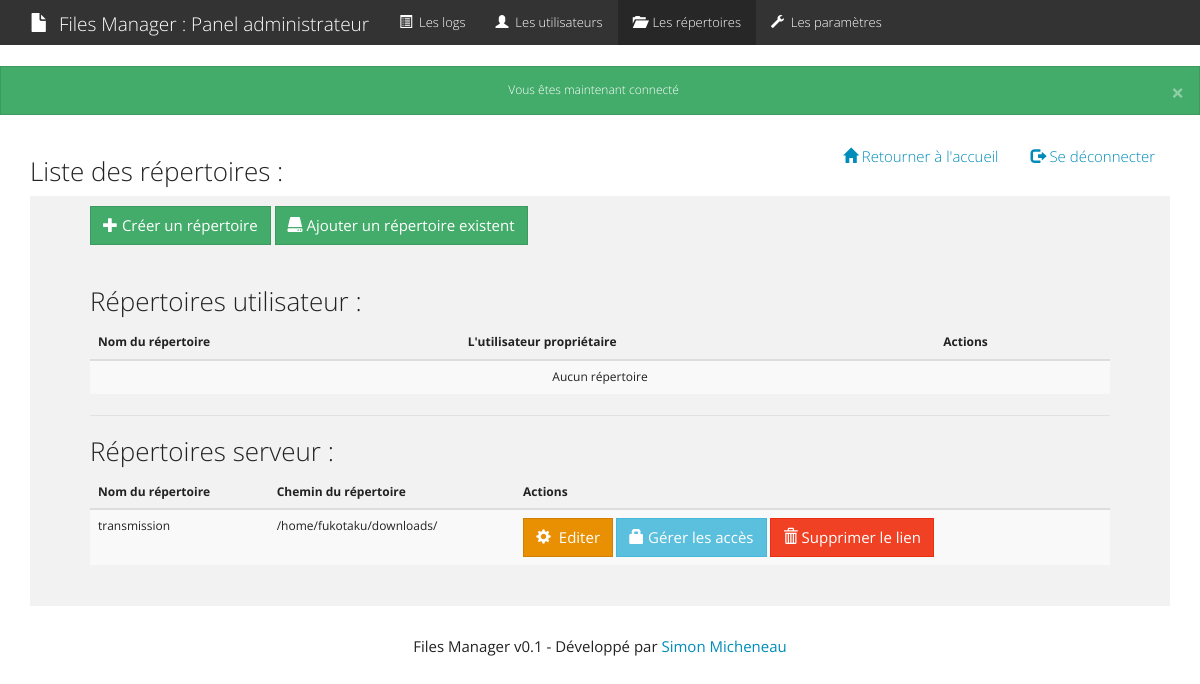
The app's page /admin/directory.php (signed in), older data.
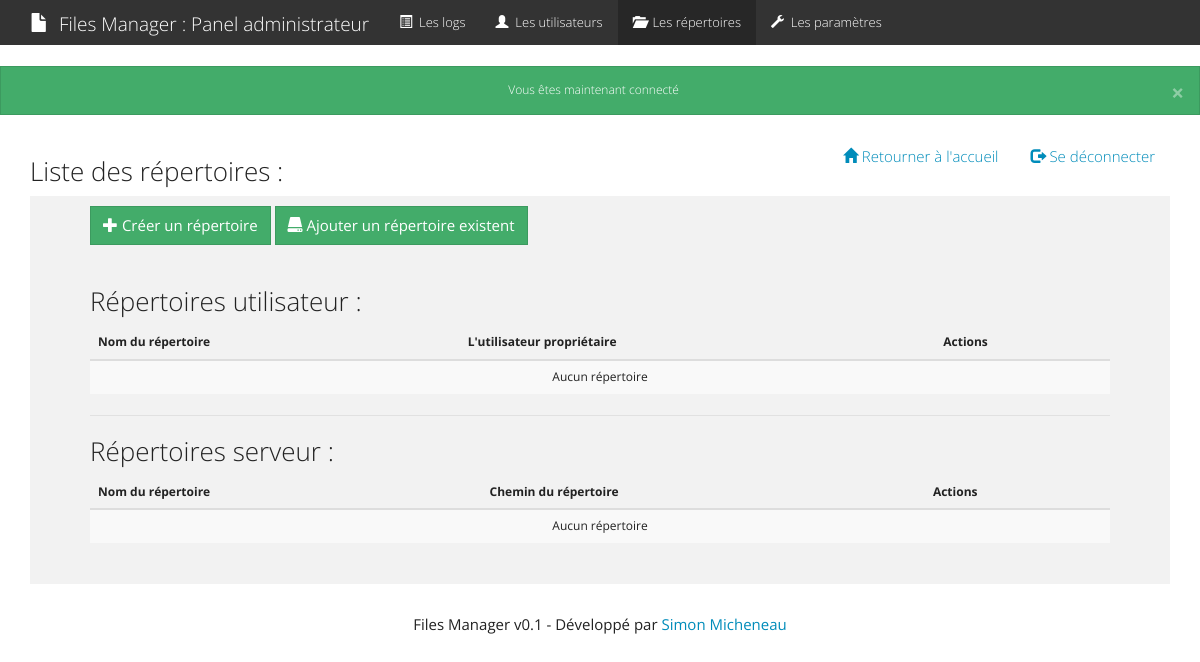
The same page, newer data.
### tables this page shows
CREATE TABLE IF NOT EXISTS `internal` (
  `id` int(11) NOT NULL AUTO_INCREMENT,
  `name` varchar(255) NOT NULL,
  `location` varchar(255) NOT NULL,
  PRIMARY KEY (`id`)
);

### inc/function.php (called while the page is built, shortened)
<?php
function csrf(){
    return 'csrf='.$_SESSION['csrf'];
}
?>

### admin/directory.php (the view, shortened to what this page needs)
<?php
  $page = "directory";
  require_once 'inc/header.php';
?>
  <div class="container">
    <div class="header clearfix">
      <nav>
        <ul class="nav nav-pills pull-right">
          <li><a href="../index.php"><span class="glyphicon glyphicon-home"></span> Retourner à l'accueil</a></li>
          <li><a href="../logout.php"><span class="glyphicon glyphicon-log-out"></span> Se déconnecter</a></li>
        </ul>
      </nav>
      <h3>Liste des répertoires :</h3>
    </div>
    <div class="jumbotron">
      <a href="directory_edit.php" class="btn btn-success input-margin"><span class="glyphicon glyphicon-plus"></span> Créer un répertoire</a>
      <a href="internal_edit.php" class="btn btn-success input-margin"><span class="glyphicon glyphicon-hdd"></span> Ajouter un répertoire existent</a>
      <br/><br/>
      <h3>Répertoires utilisateur :</h3>
      <table class="table table-striped">
        <thead>
          <tr>
            <th>Nom du répertoire</th>
            <th>L'utilisateur propriétaire</th>
            <th>Actions</th>
          </tr>
        </thead>
        <tbody>
          <?php
            $existe_directory = 0;
            if($existe_directory == 0){
              echo '<tr class="text-center">
                      <td colspan="3">Aucun répertoire</td>
                    </tr>';
            }
          ?>
        </tbody>
      </table>
      <hr>
      <h3>Répertoires serveur :</h3>
      <table class="table table-striped">
        <thead>
          <tr>
            <th>Nom du répertoire</th>
            <th>Chemin du répertoire</th>
            <th>Actions</th>
          </tr>
        </thead>
        <tbody>
          <?php
            $req = $pdo->query('SELECT * FROM internal');
            $existe_internal = 0;
            while($data = $req->fetch()){
              $existe_internal++;
              echo '<tr>
                      <td>'.$data->name.'</td>
                      <td>'.$data->location.'</td>
                      <td>
                        <a href="internal_edit.php?id='.$data->id.'" class="btn btn-warning input-margin"><span class="glyphicon glyphicon-cog"></span> &nbsp;Editer</a>
                        <a href="access.php?id='.$data->id.'" class="btn btn-info input-margin"><span class="glyphicon glyphicon-lock"></span> Gérer les accès</a>
                        <a href="directory.php?delete_internal='.$data->id.'&'.csrf().'" class="btn btn-danger input-margin" onclick="return confirm(\'Êtes vous sur ?\');"><span class="glyphicon glyphicon-trash"></span> Supprimer le lien</a>
                      </td>
                    </tr>';
            }
            if($existe_internal == 0){
              echo '<tr class="text-center">
                      <td colspan="3">Aucun répertoire</td>
                    </tr>';
            }
          ?>
        </tbody>
      </table>
    </div>
  </div>
<?php
  require_once 'inc/footer.php';
?>

### admin/inc/header.php (shortened to what this page needs)
<?php
  require_once '../inc/function.php';
?>
<!DOCTYPE html>
<html lang="fr">
  <head>
    <link href="../asset/css/bootstrap.css" rel="stylesheet">
  </head>
  <body>
    <nav class="navbar navbar-default">
    <div class="container">
      <div class="navbar-header">
        <a class="navbar-brand"><span class="glyphicon glyphicon-file"></span> &nbsp;Files Manager : Panel administrateur</a>
      </div>
      <div class="collapse navbar-collapse" id="bs-example-navbar-collapse-1">
        <ul class="nav navbar-nav">
          <li <?php if(isset($page) && $page == "index"){echo "class=\"active\"";} ?>><a href="index.php"> <span class="glyphicon glyphicon-list-alt"></span> &nbsp;Les logs</a></li>
          <li <?php if(isset($page) && $page == "users"){echo "class=\"active\"";} ?>><a href="users.php"> <span class="glyphicon glyphicon-user"></span> &nbsp;Les utilisateurs</a></li>
          <li <?php if(isset($page) && $page == "directory"){echo "class=\"active\"";} ?>><a href="directory.php"> <span class="glyphicon glyphicon-folder-open"></span> &nbsp;Les répertoires</a></li>
          <li <?php if(isset($page) && $page == "settings"){echo "class=\"active\"";} ?>><a href="settings.php"> <span class="glyphicon glyphicon-wrench"></span> &nbsp;Les paramètres</a></li>
        </ul>
      </div>
    </div>
  </nav>
  <?php if(isset($_SESSION['flash'])): ?>
      <?php foreach($_SESSION['flash'] as $type => $message): ?>
          <div class="alert text-center alert-<?= $type; ?>">
            <button type="button" class="close" data-dismiss="alert">&times;</button>
              <?= $message; ?>
          </div>
      <?php endforeach; ?>
  <?php endif; ?>

Row changes from the older to the newer data that the page shows:
removed internal: name "transmission", location "/home/fukotaku/downloads/"
Text that changed along with them:
text now shown: "Aucun répertoire"
